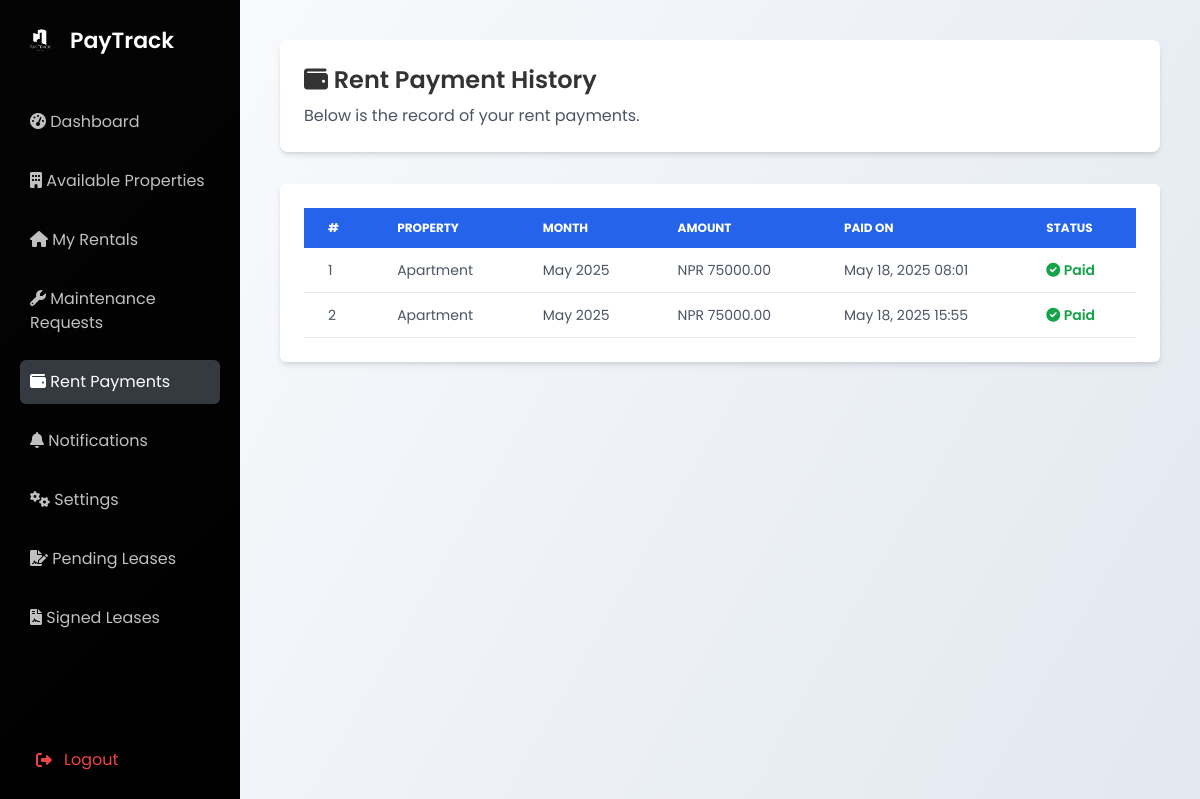
/tenant/rent-payments/ (signed in), run on the app's committed database.
### user/models.py (models this page shows, shortened)
class RentPayment(models.Model):
    rental = models.ForeignKey(Rental, on_delete=models.CASCADE, related_name='payments')
    month = models.DateField()  # store the first day of the rent month
    amount_paid = models.DecimalField(max_digits=10, decimal_places=2)
    paid_on = models.DateTimeField(auto_now_add=True)
    is_paid = models.BooleanField(default=True)

class Rental(models.Model):
    tenant = models.ForeignKey(
        settings.AUTH_USER_MODEL,
        on_delete=models.CASCADE,
        limit_choices_to={'user_type': 'tenant'}
    )
    property = models.ForeignKey(Property, on_delete=models.CASCADE)
    rent_amount = models.DecimalField(max_digits=10, decimal_places=2)
    start_date = models.DateField()
    end_date = models.DateField(blank=True, null=True)
    is_active = models.BooleanField(default=True)

class Property(models.Model):
    PROPERTY_TYPES = [
        ('house', 'House'),
        ('apartment', 'Apartment'),
        ('villa', 'Villa'),
        ('land', 'Land'),
    ]
    homeowner = models.ForeignKey(
        settings.AUTH_USER_MODEL,
        on_delete=models.CASCADE,
        related_name='properties',
        null=True,
        blank=True
    )
    title = models.CharField(max_length=200, default="Unnamed Property")
    location = models.CharField(max_length=200, default="Unknown Location")
    property_type = models.CharField(max_length=20, choices=PROPERTY_TYPES, default='house')
    price = models.DecimalField(max_digits=10, decimal_places=2, default=0.00)
    bedrooms = models.IntegerField(null=True, blank=True, default=1)
    bathrooms = models.IntegerField(null=True, blank=True, default=1)
    description = models.TextField(default="No description available.")
    image = models.ImageField(upload_to='properties/', default='default_property.jpg')
    featured = models.BooleanField(default=False)
    is_available = models.BooleanField(default=True)  # New: To show if property is rented

### user/views.py (the view)
# urls.py: path('tenant/rent-payments/', views.rent_payments, name='rent_payments'),
@login_required
def rent_payments(request):
    if request.user.user_type != 'tenant':
        return redirect('dashboard')
    payments = RentPayment.objects.filter(rental__tenant=request.user).order_by('-month')
    return render(request, 'user/rent_payments.html', {'payments': payments})

### user/templates/user/rent_payments.html (shortened to what this page needs)
{% load static %}
<!DOCTYPE html>
<html lang="en">
<head>
  <link rel="stylesheet" href="{% static 'css/dashboard.css' %}">
  <link rel="stylesheet" href="https://cdnjs.cloudflare.com/ajax/libs/font-awesome/6.0.0-beta3/css/all.min.css">
  <script src="https://cdn.tailwindcss.com"></script>
</head>
<body class="bg-gray-100 font-poppins">
  <div class="min-h-screen flex">
<aside class="sidebar">
    <div class="logo-container">
      <img src="{% static 'images/logo.png' %}" alt="PayTrack Logo" class="logo">
      <span>PayTrack</span>
    </div>
    <nav class="menu">
      <ul>
        <li><a href="{% url 'dashboard' %}"><i class="fas fa-tachometer-alt"></i> <span>Dashboard</span></a></li>
        <li><a href="{% url 'tenant_property_list' %}"><i class="fas fa-building"></i> <span>Available Properties</span></a></li>
        <li><a href="{% url 'my_rentals' %}"><i class="fas fa-home"></i> <span>My Rentals</span></a></li>
        <li><a href="/maintenance/requests/"><i class="fas fa-wrench"></i> <span>Maintenance Requests</span></a></li>
        <li class="active"><a href="{% url 'rent_payments' %}"><i class="fas fa-wallet"></i> <span>Rent Payments</span></a></li>
        <li><a href="{% url 'notifications' %}"><i class="fas fa-bell"></i> <span>Notifications</span></a></li>
        <li><a href="{% url 'settings' %}"><i class="fas fa-cogs"></i> <span>Settings</span></a></li>
        <li><a href="{% url 'tenant_pending_leases' %}"><i class="fas fa-file-signature"></i> <span>Pending Leases</span></a></li>
        <li>
          <a href="{% url 'tenant_signed_leases' %}" class="nav-link">
            <i class="fas fa-file-contract"></i> Signed Leases
          </a></li>
      </ul>
    </nav>
    <div class="mt-auto pt-8">
      <a href="{% url 'logout' %}" class="flex items-center px-4 py-2 text-red-500 hover:bg-red-100 rounded">
        <i class="fas fa-sign-out-alt mr-3"></i> <span>Logout</span>
      </a>
    </div>
  </aside>
    <main class="main-content space-y-8">
      <div class="bg-white shadow-md rounded-lg p-6 mb-6">
        <h1 class="text-2xl font-semibold mb-2"><i class="fas fa-wallet"></i> Rent Payment History</h1>
        <p class="text-gray-600">Below is the record of your rent payments.</p>
      </div>
      <div class="bg-white p-6 rounded-md shadow-md">
        {% if payments %}
          <div class="overflow-x-auto">
            <table class="min-w-full text-sm text-left text-gray-600">
              <thead class="text-xs text-white uppercase bg-blue-600">
                <tr>
                  <th class="py-3 px-6">#</th>
                  <th class="py-3 px-6">Property</th>
                  <th class="py-3 px-6">Month</th>
                  <th class="py-3 px-6">Amount</th>
                  <th class="py-3 px-6">Paid On</th>
                  <th class="py-3 px-6">Status</th>
                </tr>
              </thead>
              <tbody>
                {% for payment in payments %}
                <tr class="border-b hover:bg-gray-50">
                  <td class="py-3 px-6">{{ forloop.counter }}</td>
                  <td class="py-3 px-6">{{ payment.rental.property.title }}</td>
                  <td class="py-3 px-6">{{ payment.month|date:"F Y" }}</td>
                  <td class="py-3 px-6">NPR {{ payment.amount_paid|floatformat:2 }}</td>
                  <td class="py-3 px-6">{{ payment.paid_on|date:"M d, Y H:i" }}</td>
                  <td class="py-3 px-6">
                    {% if payment.is_paid %}
                      <span class="text-green-600 font-semibold"><i class="fas fa-check-circle"></i> Paid</span>
                    {% else %}
                      <span class="text-red-600 font-semibold"><i class="fas fa-times-circle"></i> Unpaid</span>
                    {% endif %}
                  </td>
                </tr>
                {% endfor %}
              </tbody>
            </table>
          </div>
        {% else %}
          <div class="text-center text-gray-500 py-12">
            <i class="fas fa-info-circle text-4xl mb-2 text-blue-400"></i>
            <p>No rent payment history found.</p>
          </div>
        {% endif %}
      </div>
    </main>
  </div>
</body>
</html>

### user/static/css/dashboard.css (style rules this page uses)
* { margin: 0; padding: 0; box-sizing: border-box; }
body { font-family: 'Poppins', sans-serif; background-color: #f8f9fa; color: #333; display: flex; justify-content: center; align-items: center; min-height: 100vh; overflow-x: hidden; }
.sidebar { width: 250px; background-color: #15161d; color: white; display: flex; flex-direction: column; justify-content: space-between; padding: 20px; transition: width 0.3s ease; }
.sidebar .logo-container { display: flex; align-items: center; gap: 10px; margin-bottom: 40px; }
.sidebar .logo-container .logo { width: 40px; height: auto; filter: brightness(0) invert(1); }
.sidebar .logo-container span { font-size: 22px; font-weight: 600; color: white; }
.sidebar .menu ul { list-style: none; padding: 0; margin: 0; }
.sidebar .menu ul li { font-size: 16px; color: #c0c0c0; margin-bottom: 15px; padding: 10px; border-radius: 6px; cursor: pointer; transition: background-color 0.3s ease, color 0.3s ease; }
.sidebar .menu ul li.active, .sidebar .menu ul li:hover { background-color: #343a40; color: white; }
.main-content { flex: 1; padding: 30px; overflow-y: auto; background-color: #f1f1f1; }

### user/templates/user/rent_payments.html (style rules this page uses)
body, html { margin: 0; padding: 0; }
.sidebar { width: 240px; min-height: 100vh; background: linear-gradient(135deg, #040404 0%, #000000 100%); padding: 20px; color: white; position: fixed; left: 0; top: 0; bottom: 0; }
.main-content { margin-left: 240px; padding: 40px 40px 40px 40px; width: calc(100vw - 240px); min-height: 100vh; background: linear-gradient(120deg, #f8fafc 0%, #e2e8f0 100%); box-sizing: border-box; }
body { background: #f8fafc; }

### data on the page
RentPayment: rental.property "Apartment", month "May 2025", amount_paid "75000.00", paid_on "May 18, 2025 08:01", is_paid True (drawn)
RentPayment: rental.property "Apartment", month "May 2025", amount_paid "75000.00", paid_on "May 18, 2025 15:55", is_paid True (drawn)
